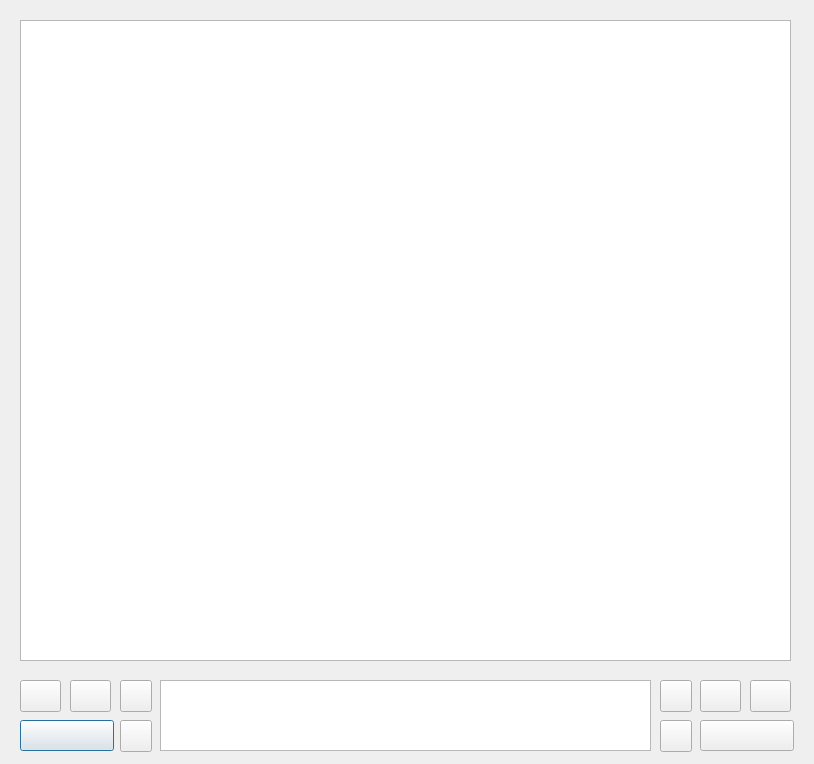
<?xml version="1.0" encoding="UTF-8"?>
<ui version="4.0">
 <class>CPhoto</class>
 <widget class="QDialog" name="CPhoto">
  <property name="windowModality">
   <enum>Qt::ApplicationModal</enum>
  </property>
  <property name="geometry">
   <rect>
    <x>0</x>
    <y>0</y>
    <width>814</width>
    <height>764</height>
   </rect>
  </property>
  <property name="minimumSize">
   <size>
    <width>814</width>
    <height>764</height>
   </size>
  </property>
  <property name="acceptDrops">
   <bool>true</bool>
  </property>
  <property name="windowTitle">
   <string>CPhoto</string>
  </property>
  <widget class="PhotoView" name="ImgView">
   <property name="geometry">
    <rect>
     <x>20</x>
     <y>20</y>
     <width>771</width>
     <height>641</height>
    </rect>
   </property>
  </widget>
  <widget class="QPushButton" name="BtnOpen">
   <property name="geometry">
    <rect>
     <x>20</x>
     <y>720</y>
     <width>94</width>
     <height>31</height>
    </rect>
   </property>
   <property name="text">
    <string/>
   </property>
   <attribute name="buttonGroup">
    <string>LeftButtons</string>
   </attribute>
  </widget>
  <widget class="QPushButton" name="BtnExit">
   <property name="geometry">
    <rect>
     <x>700</x>
     <y>720</y>
     <width>94</width>
     <height>31</height>
    </rect>
   </property>
   <property name="text">
    <string/>
   </property>
   <attribute name="buttonGroup">
    <string>RightButtons</string>
   </attribute>
  </widget>
  <widget class="QListWidget" name="ImgList">
   <property name="geometry">
    <rect>
     <x>160</x>
     <y>680</y>
     <width>491</width>
     <height>71</height>
    </rect>
   </property>
  </widget>
  <widget class="QPushButton" name="BtnPlus">
   <property name="geometry">
    <rect>
     <x>660</x>
     <y>680</y>
     <width>32</width>
     <height>32</height>
    </rect>
   </property>
   <property name="text">
    <string/>
   </property>
   <attribute name="buttonGroup">
    <string>RightButtons</string>
   </attribute>
  </widget>
  <widget class="QPushButton" name="BtnMinus">
   <property name="geometry">
    <rect>
     <x>660</x>
     <y>720</y>
     <width>32</width>
     <height>32</height>
    </rect>
   </property>
   <property name="text">
    <string/>
   </property>
   <attribute name="buttonGroup">
    <string>RightButtons</string>
   </attribute>
  </widget>
  <widget class="QPushButton" name="BtnLeft">
   <property name="geometry">
    <rect>
     <x>700</x>
     <y>680</y>
     <width>41</width>
     <height>32</height>
    </rect>
   </property>
   <property name="text">
    <string/>
   </property>
   <attribute name="buttonGroup">
    <string>RightButtons</string>
   </attribute>
  </widget>
  <widget class="QPushButton" name="BtnRight">
   <property name="geometry">
    <rect>
     <x>750</x>
     <y>680</y>
     <width>41</width>
     <height>32</height>
    </rect>
   </property>
   <property name="text">
    <string/>
   </property>
   <attribute name="buttonGroup">
    <string>RightButtons</string>
   </attribute>
  </widget>
  <widget class="QPushButton" name="BtnNotes">
   <property name="geometry">
    <rect>
     <x>20</x>
     <y>680</y>
     <width>41</width>
     <height>32</height>
    </rect>
   </property>
   <property name="text">
    <string/>
   </property>
   <attribute name="buttonGroup">
    <string>LeftButtons</string>
   </attribute>
  </widget>
  <widget class="QPushButton" name="BtnDel">
   <property name="geometry">
    <rect>
     <x>70</x>
     <y>680</y>
     <width>41</width>
     <height>32</height>
    </rect>
   </property>
   <property name="text">
    <string/>
   </property>
   <attribute name="buttonGroup">
    <string>LeftButtons</string>
   </attribute>
  </widget>
  <widget class="QPushButton" name="BtnConfig">
   <property name="geometry">
    <rect>
     <x>120</x>
     <y>720</y>
     <width>32</width>
     <height>32</height>
    </rect>
   </property>
   <property name="text">
    <string/>
   </property>
  </widget>
  <widget class="QPushButton" name="BtnLibrary">
   <property name="geometry">
    <rect>
     <x>120</x>
     <y>680</y>
     <width>32</width>
     <height>32</height>
    </rect>
   </property>
   <property name="text">
    <string/>
   </property>
  </widget>
 </widget>
 <layoutdefault spacing="6" margin="11"/>
 <customwidgets>
  <customwidget>
   <class>PhotoView</class>
   <extends>QGraphicsView</extends>
   <header>photoview.h</header>
  </customwidget>
 </customwidgets>
 <resources/>
 <connections/>
 <buttongroups>
  <buttongroup name="LeftButtons"/>
  <buttongroup name="RightButtons"/>
 </buttongroups>
</ui>
